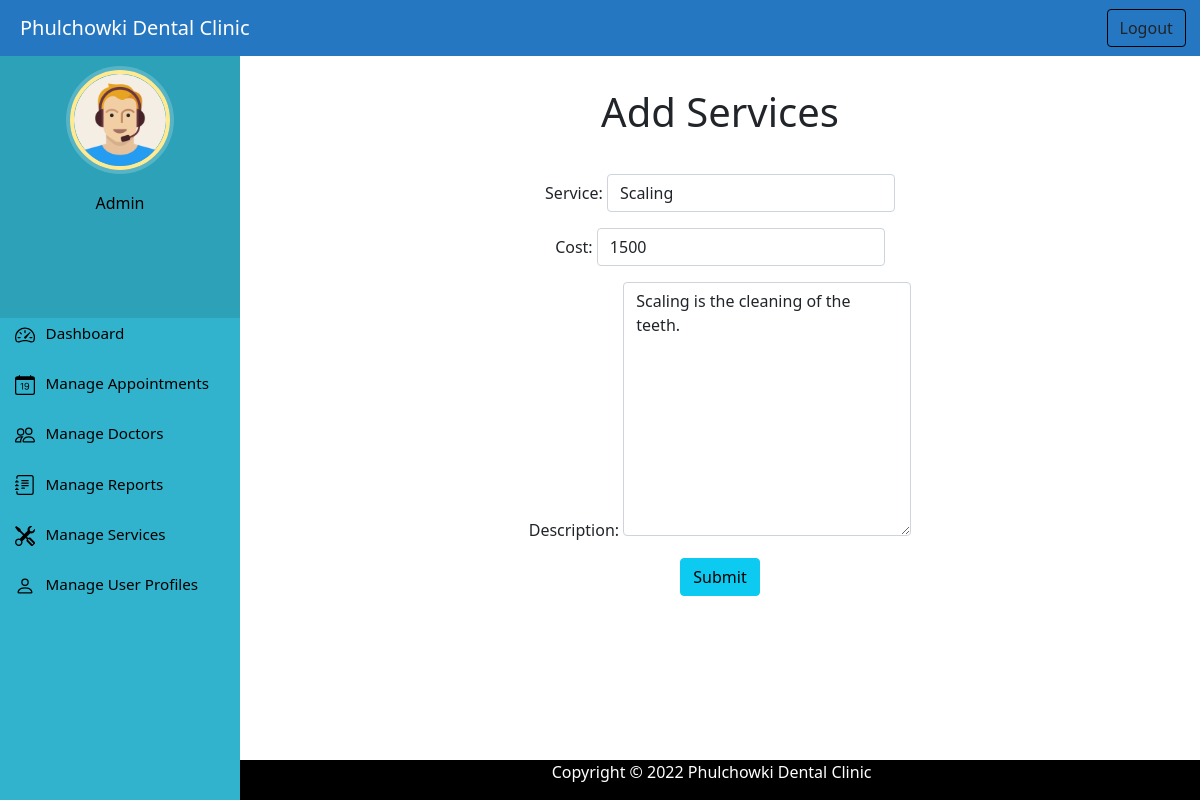
/update_service/2/ (signed in), run on the app's committed database.
### home/models.py (models this page shows, shortened)
class Service(models.Model):
    service_name = models.CharField('Service',max_length=50)
    cost = models.IntegerField()
    description = models.TextField()

### home/views.py (the view)
# urls.py: path('update_service/<int:pk>/', views.update_service,name='update_service'),
@login_required(login_url='/adminlogin')
@user_passes_test(is_admin)
def update_service(request, pk):
    services = Service.objects.get(id=pk)
    form = ServiceForm(instance=services)
    if request.method == "POST":
        form = ServiceForm(request.POST, instance=services)
        if form.is_valid():
            form.save()
            messages.success(request, 'Service updated.')
            return HttpResponseRedirect('/admin_view_services')
    context = {'form': form}
    return render(request,'admin_add_services.html', context)

### home/forms.py
class ServiceForm(forms.ModelForm):
    class Meta:
        model = Service
        fields =  ('service_name', 'cost', 'description')
        widgets = {
            'service_name': forms.TextInput(attrs={'class': 'form-control'}),
            'cost': forms.TextInput(attrs={'class': 'form-control', 'type': 'number'}),
            'description': forms.Textarea(attrs={'class': 'form-control'}),
        }

### home/views.py (called while the page is built)
def is_admin(user):
    return user.groups.filter(name='ADMIN').exists()

### templates/admin_add_services.html (shortened to what this page needs)
{% extends 'adminbase.html' %}
{% load static %}
{% block content %}
<h1 class="text-center" style="margin-top: 40px;">Add Services</h1>
<div style="width: 60%; margin-left: 20%; margin-top: 4%;">
    <form action="" method="POST" class="text-center">
        {{ form.as_p }}
        <button style="margin-bottom: 80px;" type="submit" value="Submit" class="btn btn-info" onclick="return confirm('Are you sure you want to submit?')">Submit</button>
        <br>
    </form>
</div>
{% endblock content %}

### static/css/dashboardstyle.css (style rules this page uses)
p { text-align: center; }
body { padding-left: 240px; color: black; }

### templates/admin_add_services.html (style rules this page uses)
.form-control { width: 50%; display: inline-block; }

### data on the page
Service: service_name "Scaling", cost "1500", description "Scaling is the cleaning of the teeth."
